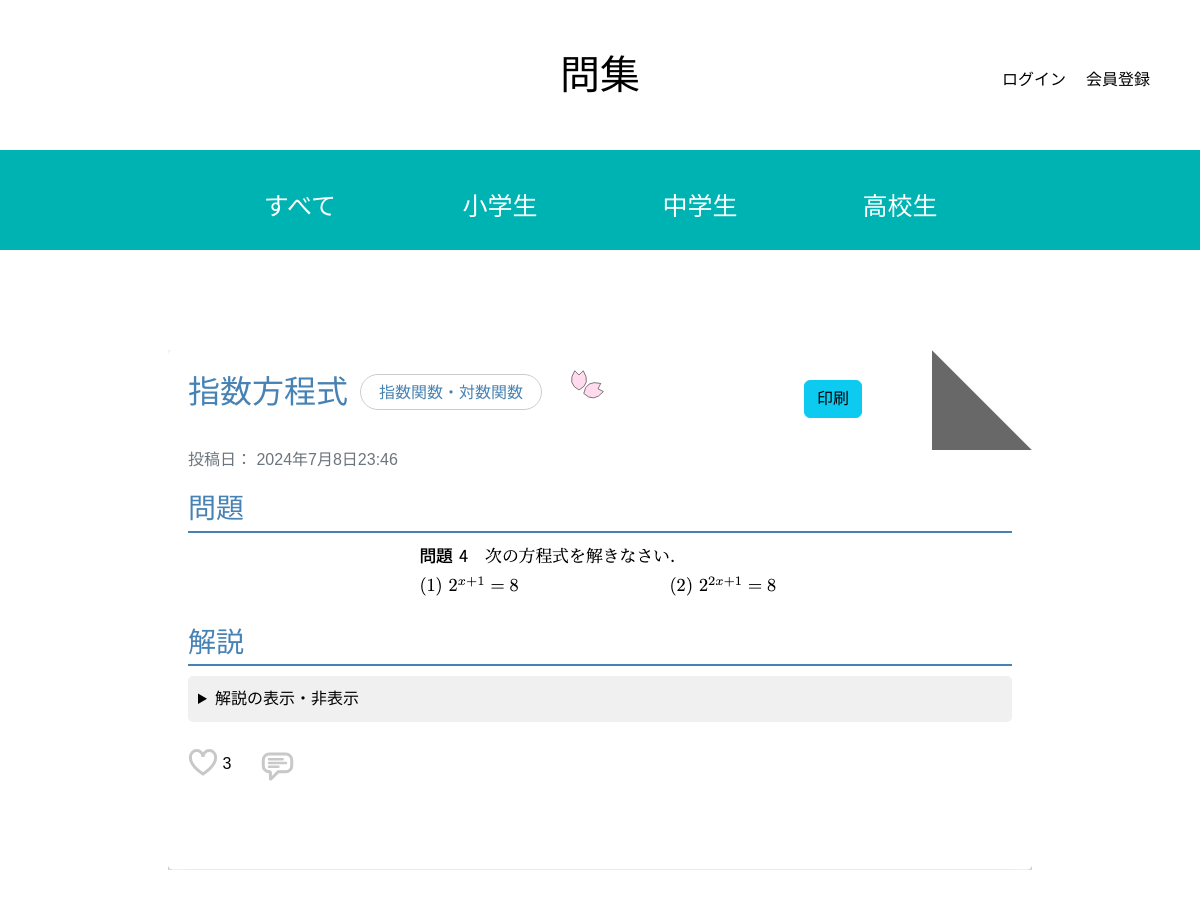
/studysite/snippet/15/, run on the app's committed database.
### studysite/models.py (models this page shows, shortened)
class TagGroup(models.Model):
    name = models.CharField(max_length=100)
    parent = models.ForeignKey('self', related_name='children', on_delete=models.CASCADE, null=True, blank=True)
    order = models.PositiveIntegerField(default=0)  # 並び順を指定するためのフィールド

class Studysite(models.Model):
    title = models.CharField('タイトル', max_length=128)
    image = models.FileField('問題画像', upload_to='image/', blank=True)
    question = models.TextField('問題', blank=True)
    answer = models.TextField('解説', blank=True)
    created_by = models.ForeignKey(settings.AUTH_USER_MODEL,
                                   verbose_name='投稿者',
                                   on_delete=models.CASCADE)
    created_at = models.DateTimeField('投稿日', auto_now_add=True)
    updated_at = models.DateTimeField('更新日', auto_now=True)
    tag_groups = models.ManyToManyField(TagGroup, blank=True)
    likes = models.PositiveIntegerField(default=0)
    level = models.IntegerField(default=0)
    bookmarks = models.ManyToManyField(User, related_name='bookmarked_posts', blank=True)

### studysite/views.py (the view)
# urls.py: path('snippet/<int:snippet_id>/', views.snippet_detail, name = 'snippet_detail'),
def snippet_detail(request, snippet_id):
    snippet = get_object_or_404(Studysite, id=snippet_id)
    liked_snippets = request.COOKIES.get('liked_snippets', '').split(',')
    liked = str(snippet_id) in liked_snippets
    comments = snippet.comments.all()
    if request.method == 'POST':
        form = CommentForm(request.POST)
        if form.is_valid():
            comment = form.save(commit=False)
            comment.snippet = snippet
            comment.save()
            return redirect('snippet_detail', snippet_id=snippet_id)
    else:
        form = CommentForm()
    tag_groups = TagGroup.objects.filter(parent__isnull=True).order_by('order').prefetch_related('children__children')
    context = {
        'snippet': snippet,
        'liked': liked,
        'comments': comments,
        'form': form,
        'tag_groups': tag_groups
    }
    return render(request, 'snippets/snippet_detail.html', context)

### studysite/templates/snippets/snippet_detail.html (shortened to what this page needs)
{% extends 'base.html' %}
{% load static %}
{% load django_bootstrap5 %}
{% load widget_tweaks %}
{% block main %}
<div class="container snippet-detail printable">
    <h2 class="snippet-title print1"><span>{{ snippet.title }}</span>
    {% if snippet.tag_groups %}
        {% for tag in snippet.tag_groups.all %}
            <span class = "subject">{{ tag.name }}</span>
        {% endfor %}
    {% endif %}
    <span></span></h2>
    <div class="print no-print"><button class="btn btn-info" onclick="printSection()">印刷</button></div><br><br><br>
    <div class="snippet-header no-print">
        <div class="snippet-meta">
            <p class="snippet-date">投稿日： {{ snippet.created_at|date:'DATETIME_FORMAT' }}</p>
        </div>
    </div>
    <div class="snippet-section">
        <h3 class="section-title">問題</h3>
        {% if snippet.image %}
        <div class="snippet-image">
            <img src="{{ snippet.image.url }}" alt="問題画像">
        </div>
        {% endif %}
    </div><br>
    {% if snippet.answer %}
    <div class="snippet-section">
        <h3 class="section-title">解説</h3>
        <details class="snippet-description no-print">
            <summary>解説の表示・非表示</summary>
        </details><br>
    </div>
    {% endif %}
    <div class="like-wrapper no-print">
        {% if liked %}
            <button id="like-button" class="liked">
                <svg xmlns="http://www.w3.org/2000/svg" width="30px" height="30px" viewBox="0 0 100 100">
                    <path class="liked" stroke-width="10" d="M 8,33 A 21,21 0,0,1 50,33 A 21,21 0,0,1 92,33 Q 93.66, 60.89 50,90 Q 6.34, 60.89 8,33 z" />
                </svg>
            </button>
        {% else %}
            <button id="like-button" class="like">
                <svg xmlns="http://www.w3.org/2000/svg" width="30px" height="30px" viewBox="0 0 100 100">
                    <path class="like" stroke-width="10" d="M 8,33 A 21,21 0,0,1 50,33 A 21,21 0,0,1 92,33 Q 93.66, 60.89 50,90 Q 6.34, 60.89 8,33 z" />
                </svg>
            </button>
        {% endif %}
        <span id="likes-count" style="color:black;font-family:sans-serif;">{{ snippet.likes }}</span>
    </div>
    <div class="comment-wrapper no-print">
        <button class="comment-button">
        </button>
    </div>
    <br><br>
    <br><br>
</div>
{% endblock %}

### studysite/templates/snippets/base.html (shortened to what this page needs)
{% load static %}
{% load django_bootstrap5 %}
{% load widget_tweaks %}
<html>
<head>
    {% bootstrap_css %}
    <link rel="stylesheet" href="{% static 'snippets/css/style.css' %}?<?php echo date('YmdHis'); ?>"/>
</head>
<body>
<nav class="header-nav">
    <div class="navbar-brandA">
        <a href="/" class="brand">問集</a>
    </div>
        <ul class="header-ul">
            {% if user.is_authenticated %}
                <li><a class="nav-link" href="{% url 'profile' user.id %}"> ようこそ {{ user.username }} さん</a></li>
                <li><a class="nav-link" href="{% url 'logout' %}">ログアウト</a></li>
            {% else %}
                <li><a href="{% url 'login' %}" class="nav-link">ログイン</a></li>
                <li><a href="{% url 'signup' %}" class="nav-link">会員登録</a></li>
            {% endif %}
        </ul>
</nav>
<div class="subject-nav-bar">
    <ul class="subject-ul">
        <a href="/" class="all"><li id="all">すべて</li></a>
        {% for group in tag_groups %}
            <li id="{{ group.name }}">{{ group.name }}</li>
        {% endfor %}
    </ul>
</div>
<main>
        {% block main %}{% endblock %}
</main>
</body>
</html>

### studysite/static/snippets/css/style.css (style rules this page uses)
* { position: relative; margin: 0; padding: 0; box-sizing: border-box; }
.container { position: relative; width: min(100% - 1rem); margin: 0 auto; padding: 0 20px; }
body { font-family: "myfont",sans-serif; }
body { position: relative; background-color: #ffffff; color: #000000; line-height: 1.6; }
.like-wrapper { position: relative; }
.comment-wrapper { position: relative; }
.like-wrapper, .comment-wrapper, .bookmark-wrapper { float: left; margin-right: 30px; }
.like { position: relative; background: none; border: none; font-size: 24px; cursor: pointer; outline: none; fill: white; stroke: rgb(200, 200, 200); }
.comment-button { position: relative; background: none; border: none; font-size: 24px; cursor: pointer; outline: none; fill: rgb(200, 200, 200); stroke: rgb(200, 200, 200); stroke-width: 17px; pointer-events: auto; bottom: -3px; }
main { padding: 5rem 10rem; z-index: 1; }
.navbar-brandA { display: inline-block; width: 100%; position: absolute; text-align: center; align-items: center; }
.brand { color: black; text-decoration: none; font-size: 40px; position: relative; display: inline-block; width: 10%; text-align: center; align-items: center; }
.header-nav { height: 150px; position: relative; display: flex; align-items: center; }
.header-ul { display: flex; list-style: none; margin-left: auto; align-items: center !important; padding: 0; }
.header-ul li { margin-top: 25px; margin-right: 20px; }
.header-ul li:last-child { margin-right: 50px; }
.subject-nav-bar { height: 100px; position: relative; display: flex; background-color: hsl(180, 100%, 35%); align-items: center; justify-content: center; }
.subject { display: inline-block; border-radius: 20px; text-align: center; text-decoration: none; border: solid 1px #ccc; transition: 0.25s; padding: 6px 18px; padding-top: 8px; font-size: 16px; margin: 3px; position: relative; bottom: 5px; }
.subject-ul { display: flex; text-align: center; list-style: none; padding: 0; margin-top: 22px; align-items: center !important; }
.subject-ul li { color: #ffffff; width: 200px !important; height: 100px; transition: 0.25s; text-align: center; font-size: 25px !important; padding: 32.5px 0; }
.all { text-decoration: none !important; color: #ffffff !important; }
.snippet-detail { position: relative; background-color: #ffffff; padding: 20px; border-radius: 5px; box-shadow: 0 10px 25px 0 rgba(0, 0, 0, .5); margin-top: 20px; clip-path: polygon(0 0, calc(100% - 100px) 0, 100% 100px, 100% 100%, 0 100%); }
.snippet-detail::after { top: 0%; right: 0%; height: 100px; width: 100px; background-color: rgba(0, 0, 0, 0.594); clip-path: polygon(0 0, 0% 100%, 100% 100%); }
.snippet-detail::before, .snippet-detail::after { content: ""; position: absolute; z-index: -1; }
.snippet-title { position: relative; color: #4682b4; margin-bottom: 10px; }
.snippet-header { position: relative; margin-bottom: 20px; }
.snippet-meta { position: relative; display: flex; justify-content: space-between; align-items: center; }
.snippet-date { position: relative; color: #6c757d; margin-bottom: 0; text-align: left; }
.section-title { position: relative; color: hsl(207, 44%, 49%); border-bottom: 2px solid hsl(207, 44%, 49%); padding-bottom: 5px; margin-bottom: 10px; text-align: left; }
.snippet-description { background-color: #f0f0f0; color: black; font-family: sans-serif; padding: 10px; border-radius: 5px; font-size: 16px; line-height: 1.6; display: block; }
.print1, .print { float: left; }
.print { margin-left: auto; margin-right: 150px; margin-top: 10px; float: right !important; }

### studysite/templates/snippets/snippet_detail.html (style rules this page uses)
.snippet-image img { max-width: 100%; height: auto; display: block; margin: 0 auto; }

### data on the page
TagGroup: name "小学生"
TagGroup: name "中学生"
TagGroup: name "高校生"
Studysite: title "指数方程式", created_at "2024年7月8日23:46", image (picture), likes "3"
TagGroup: name "指数関数・対数関数"
